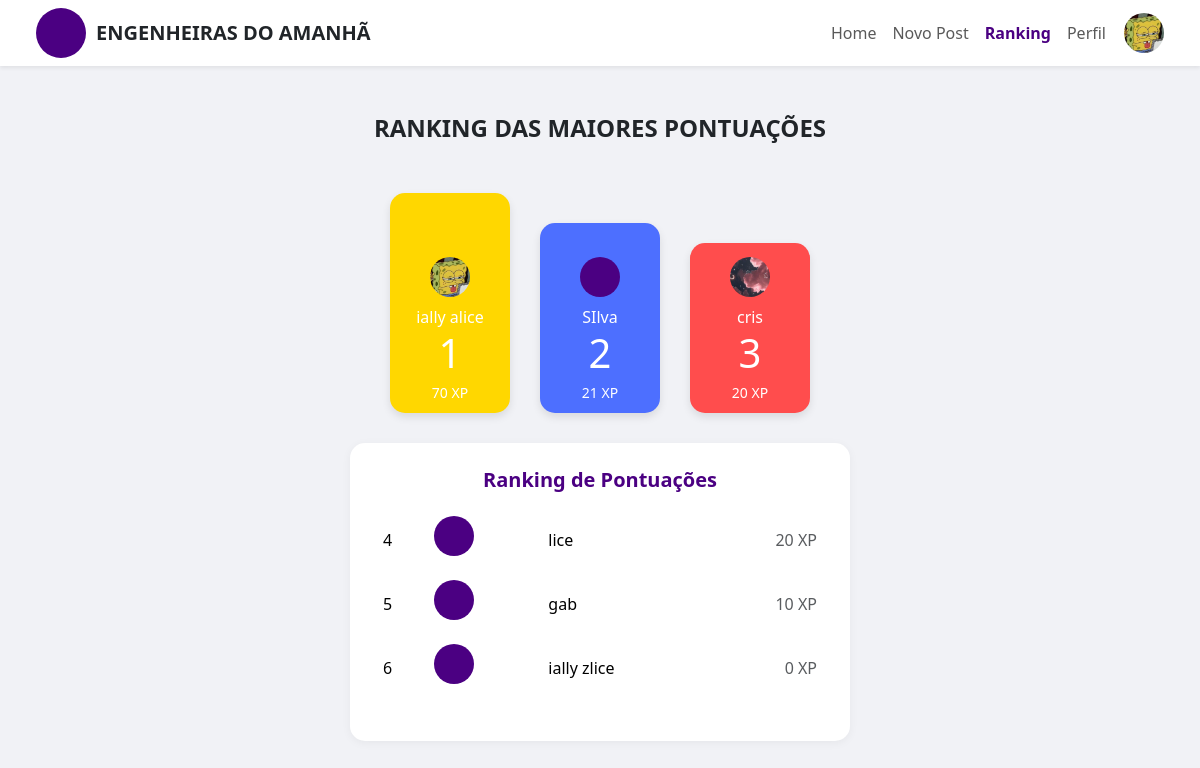
Page /ranking/ (signed in) on the committed database.
### comunidade/models.py (models this page shows, shortened)
class Perfil(models.Model):
    user = models.OneToOneField(User, on_delete=models.CASCADE)
    telefone = models.CharField(max_length=20, blank=True)
    pontos = models.IntegerField(default=0)
    foto = models.ImageField(upload_to='perfil/', blank=True, null=True)

### comunidade/views.py (the view)
# urls.py: path('ranking/', ranking_view, name='ranking'),
def ranking_view(request):
    perfis = Perfil.objects.select_related('user').order_by('-pontos')
    podio = perfis[:3]
    restantes = perfis[3:]
    context = {
        'podio': podio,
        'restantes': restantes,
    }
    return render(request, 'comunidade/ranking.html', context)

### comunidade/templates/comunidade/ranking.html (shortened to what this page needs)
{% load static %}
<!DOCTYPE html>
<html lang="pt-br">
<head>
  <link href="https://cdn.jsdelivr.net/npm/bootstrap@5.3.2/dist/css/bootstrap.min.css" rel="stylesheet">
</head>
<body>
<nav class="navbar navbar-expand-lg bg-white shadow-sm px-4">
  <div class="container-fluid">
    <div class="d-flex align-items-center">
      <div class="logo-circle"></div>
      <span class="navbar-brand fw-bold text-uppercase text-dark mb-0">Engenheiras do Amanhã</span>
    </div>
    <ul class="navbar-nav ms-auto d-flex align-items-center">
      <li class="nav-item"><a class="nav-link" href="{% url 'pagina_inicial' %}">Home</a></li>
      <li class="nav-item"><a class="nav-link" href="{% url 'novo_post' %}">Novo Post</a></li>
      <li class="nav-item"><a class="nav-link active" href="{% url 'ranking' %}">Ranking</a></li>
      <li class="nav-item"><a class="nav-link" href="{% url 'perfil' %}">Perfil</a></li>
      <li class="nav-item">
        {% if request.user.perfil.foto %}
          <img src="{{ request.user.perfil.foto.url }}" alt="Foto do usuário" class="avatar-topo">
        {% else %}
          <div class="avatar-topo" style="background-color:#4B0082;"></div>
        {% endif %}
      </li>
    </ul>
  </div>
</nav>
<div class="container mt-5 text-center">
  <h4 class="fw-bold text-purple mb-4">RANKING DAS MAIORES PONTUAÇÕES</h4>
  <div class="podium">
    {% for perfil in podio %}
      <div class="podium-box {% if forloop.counter == 2 %}first{% elif forloop.counter == 1 %}second{% else %}third{% endif %}">
        {% if perfil.foto %}
          <img src="{{ perfil.foto.url }}" alt="Foto de perfil" class="foto-perfil">
        {% else %}
          <div class="fallback-foto"></div>
        {% endif %}
        <div>{{ perfil.user.first_name|default:"Usuário" }}</div>
        <div class="display-6">{{ forloop.counter }}</div>
        <div class="xp">{{ perfil.pontos }} XP</div>
      </div>
    {% endfor %}
  </div>
  <div class="ranking-table">
    <h5 class="mb-3">Ranking de Pontuações</h5>
    <table class="table table-borderless text-start">
      <tbody>
        {% for perfil in restantes %}
        <tr>
          <td>{{ forloop.counter|add:3 }}</td>
          <td>
            {% if perfil.foto %}
              <img src="{{ perfil.foto.url }}" alt="Foto de perfil" class="foto-perfil">
            {% else %}
              <div class="fallback-foto"></div>
            {% endif %}
          </td>
          <td>{{ perfil.user.first_name }}</td>
          <td class="text-end text-muted">{{ perfil.pontos }} XP</td>
        </tr>
        {% empty %}
        <tr><td colspan="4" class="text-center text-muted">Sem outros usuários no ranking.</td></tr>
        {% endfor %}
      </tbody>
    </table>
  </div>
</div>
</body>
</html>

### comunidade/templates/comunidade/ranking.html (style rules this page uses)
body { background-color: #f1f2f6; font-family: 'Segoe UI', sans-serif; }
.logo-circle { width: 50px; height: 50px; background-color: #4B0082; border-radius: 50%; margin-right: 10px; }
.nav-link.active { font-weight: bold; color: #4B0082 !important; }
.podium { display: flex; justify-content: center; align-items: flex-end; margin: 50px 0 30px; gap: 30px; flex-wrap: wrap; }
.podium-box { display: flex; flex-direction: column; justify-content: flex-end; align-items: center; border-radius: 15px; color: white; width: 120px; padding: 10px; box-shadow: 0 4px 8px rgba(0,0,0,0.1); }
.first { background-color: #4d6fff; height: 190px; }
.second { background-color: #ffd700; height: 220px; }
.third { background-color: #ff4d4d; height: 170px; }
.foto-perfil { width: 40px; height: 40px; border-radius: 50%; object-fit: cover; margin-bottom: 8px; }
.avatar-topo { width: 40px; height: 40px; border-radius: 50%; object-fit: cover; margin-left: 10px; }
.fallback-foto { width: 40px; height: 40px; background-color: #4B0082; border-radius: 50%; margin-bottom: 8px; }
.xp { font-size: 14px; margin-top: 5px; }
.ranking-table { background: white; border-radius: 15px; padding: 25px; box-shadow: 0 2px 10px rgba(0,0,0,0.05); margin: 0 auto; max-width: 500px; }
.ranking-table h5 { font-weight: bold; color: #4B0082; }
.ranking-table td { vertical-align: middle; }

### rows in the picture
Perfil: foto (picture), user.first_name "ially alice", pontos "70"
Perfil: user.first_name "SIlva", pontos "21"
Perfil: foto (picture), user.first_name "cris", pontos "20"
Perfil: user.first_name "lice", pontos "20"
Perfil: user.first_name "gab", pontos "10"
Perfil: user.first_name "ially zlice", pontos "0"
